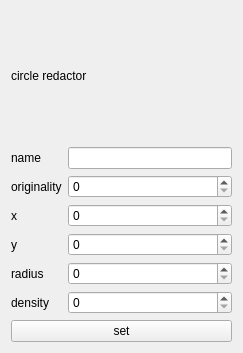
<?xml version="1.0" encoding="UTF-8"?>
<ui version="4.0">
 <class>circleRedactor</class>
 <widget class="QWidget" name="circleRedactor">
  <property name="geometry">
   <rect>
    <x>0</x>
    <y>0</y>
    <width>243</width>
    <height>353</height>
   </rect>
  </property>
  <property name="windowTitle">
   <string>Form</string>
  </property>
  <layout class="QVBoxLayout" name="verticalLayout">
   <item>
    <widget class="QLabel" name="redactorLabel">
     <property name="text">
      <string>circle redactor</string>
     </property>
    </widget>
   </item>
   <item>
    <layout class="QFormLayout" name="formLayout">
     <item row="0" column="0">
      <widget class="QLabel" name="nameLabel">
       <property name="text">
        <string>name</string>
       </property>
      </widget>
     </item>
     <item row="1" column="0">
      <widget class="QLabel" name="originalityLabel">
       <property name="text">
        <string>originality</string>
       </property>
      </widget>
     </item>
     <item row="2" column="0">
      <widget class="QLabel" name="xLabel">
       <property name="text">
        <string>x</string>
       </property>
      </widget>
     </item>
     <item row="3" column="0">
      <widget class="QLabel" name="yLabel">
       <property name="text">
        <string>y</string>
       </property>
      </widget>
     </item>
     <item row="4" column="0">
      <widget class="QLabel" name="radiusLabel">
       <property name="text">
        <string>radius</string>
       </property>
      </widget>
     </item>
     <item row="5" column="0">
      <widget class="QLabel" name="densityLabel">
       <property name="text">
        <string>density</string>
       </property>
      </widget>
     </item>
     <item row="0" column="1">
      <widget class="QLineEdit" name="nameLine"/>
     </item>
     <item row="1" column="1">
      <widget class="QSpinBox" name="originalityBox"/>
     </item>
     <item row="2" column="1">
      <widget class="QSpinBox" name="xBox"/>
     </item>
     <item row="3" column="1">
      <widget class="QSpinBox" name="yBox"/>
     </item>
     <item row="4" column="1">
      <widget class="QSpinBox" name="radiusBox"/>
     </item>
     <item row="5" column="1">
      <widget class="QSpinBox" name="densityBox"/>
     </item>
    </layout>
   </item>
   <item>
    <widget class="QPushButton" name="setButton">
     <property name="text">
      <string>set</string>
     </property>
    </widget>
   </item>
  </layout>
 </widget>
 <resources/>
 <connections/>
</ui>
